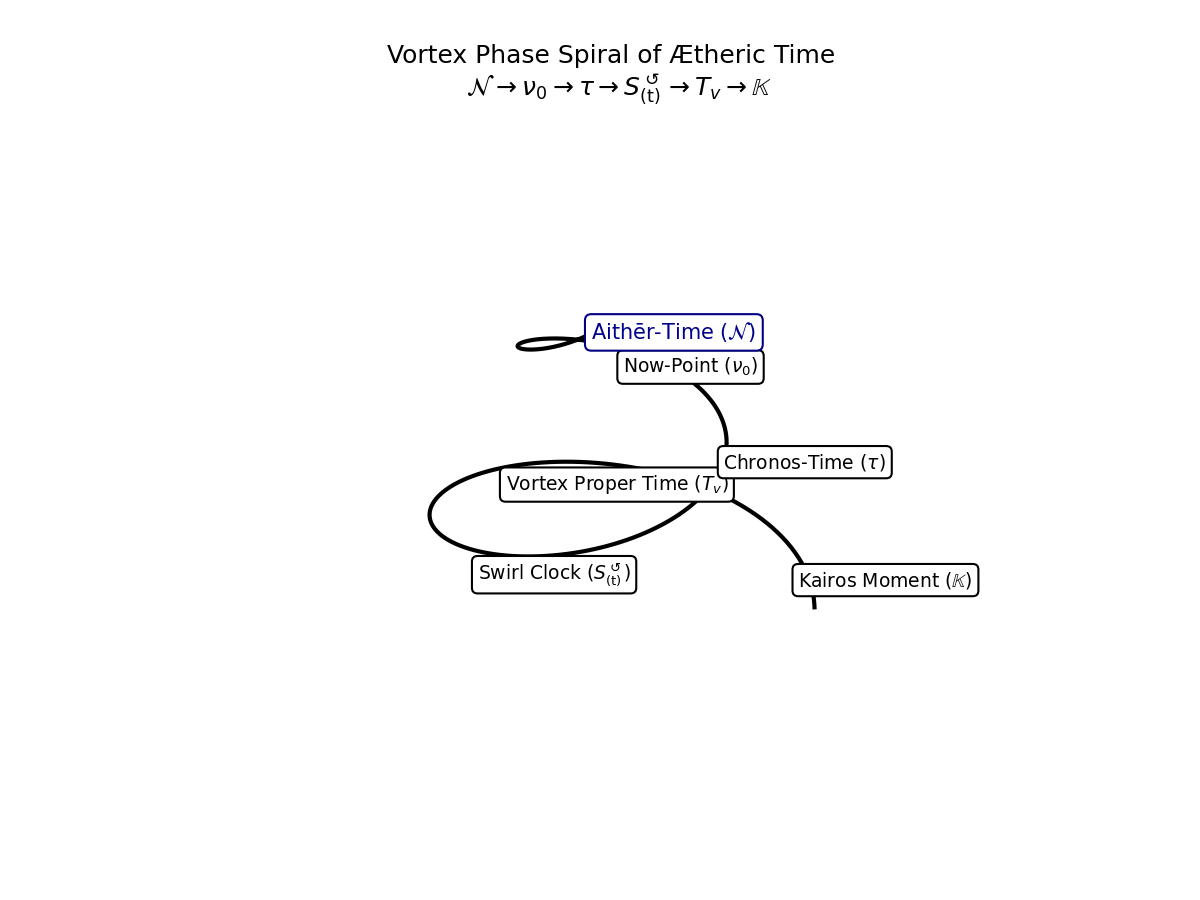

Source code (Python):
from matplotlib.patches import FancyBboxPatch
import matplotlib.patheffects as pe
import numpy as np
import matplotlib.pyplot as plt
import matplotlib
matplotlib.use('TkAgg')
import os

script_name = os.path.splitext(os.path.basename(__file__))[0]

# Spiral parameters (widened)
theta = np.linspace(0, 3.5 * np.pi, 500)
r = np.linspace(0.4, 1.5, 500)  # widened spiral
z = np.linspace(0, 1.5, 500)
x = r * np.cos(theta)
y = r * np.sin(theta)

# Time layer labels and fractions
time_labels = [
    (1.45 / 1.5, "Kairos Moment ($\\mathbb{K}$)"),  # end of spiral
    (1.2 / 1.5, "Vortex Proper Time ($T_v$)"),
    (0.95 / 1.5, "Swirl Clock ($S^\\circlearrowleft_\\text{(t)}$)"),
    (0.65 / 1.5, "Chronos-Time ($\\tau$)"),
    (0.45 / 1.5, "Now-Point ($\\nu_0$)"),
]

fig = plt.figure(figsize=(8, 6))
ax = fig.add_subplot(111, projection='3d')
ax.plot(x, y, z, color="black", lw=2)

# Draw labels with bounding boxes
for zi_frac, label in time_labels:
    idx = min(int(zi_frac * len(x)), len(x) - 1)
    ax.text(
        x[idx] + 0.3, y[idx], z[idx] + 0.02, label, fontsize=9,
        bbox=dict(facecolor='white', edgecolor='black', boxstyle='round,pad=0.3')
    )

# Aithēr-Time label at base
ax.text(
    0.5, 0, 0, "Aithēr-Time ($\\mathcal{N}$)", fontsize=10, color="darkblue",
    bbox=dict(facecolor='white', edgecolor='navy', boxstyle='round,pad=0.3')
)





ax.set_title("Vortex Phase Spiral of Ætheric Time \n $\\mathcal{N} \\rightarrow \\nu_0 \\rightarrow \\tau \\rightarrow S^\\circlearrowleft_\\text{(t)} \\rightarrow T_v \\rightarrow \\mathbb{K}$", fontsize=12)
ax.set_axis_off()
ax.view_init(elev=-155, azim=175)

filename = f"{script_name}.png"
plt.savefig(filename, dpi=150)  # Save image with high resolution
plt.tight_layout()
ax.view_init(elev=80, azim=75)

filename = f"{script_name}v2.png"
plt.savefig(filename, dpi=150)  # Save image with high resolution

import matplotlib.pyplot as plt
import numpy as np
import matplotlib.patches as patches

# Time axis
t = np.linspace(0, 10, 1000)
omega_base = 2 * np.pi / 5

# Base phase evolution
theta = np.sin(omega_base * t) + 0.3 * np.sin(3 * omega_base * t)

# Kairos window parameters
kairos_time = 7
kairos_width = 0.6
kairos_start = kairos_time - kairos_width / 2
kairos_end = kairos_time + kairos_width / 2

# Apply disruption: a bursty oscillation + persistent phase shift
disruption = np.exp(-((t - kairos_time)**2) / (2 * (kairos_width/4)**2))
theta += 0.7 * disruption * np.sin(10 * omega_base * t)
theta += 1.0 * (t > kairos_end)  # Permanent upward phase shift after Kairos

# Create figure
fig, ax = plt.subplots(figsize=(10, 4))

# Plot swirlclock phase
ax.plot(t, theta, label=r'Swirlclock Phase $\theta(t)$', color='black')

# Highlight Kairos window
kairos_patch = patches.Rectangle(
    (kairos_start, -2),
    kairos_width,
    4,
    linewidth=0,
    facecolor='orange',
    alpha=0.3,
    label='Kairos Window'
)
ax.add_patch(kairos_patch)

# Annotate Kairos event from right side to avoid legend
kairos_index = np.abs(t - kairos_time).argmin()
ax.annotate("Topological Transition\n(Kairos Event)",
            xy=(kairos_time, theta[kairos_index]),
            xytext=(kairos_time - 3.0, 1.4),
            arrowprops=dict(arrowstyle="->", color='red'),
            fontsize=11,
            color='red',
            ha='right')

# Axis labels and styling
ax.set_title("Swirlclock Phase Evolution with Kairos Disruption", fontsize=14)
ax.set_xlabel("Æther Time $t$", fontsize=12)
ax.set_ylabel(r"Swirlclock Phase $\theta(t)$", fontsize=12)
ax.grid(True)
ax.set_ylim(-2, 3)
ax.legend()

plt.tight_layout()
filename = f"{script_name}KairosMoment.png"
plt.savefig(filename, dpi=150)  # Save image with high resolution
plt.show()
